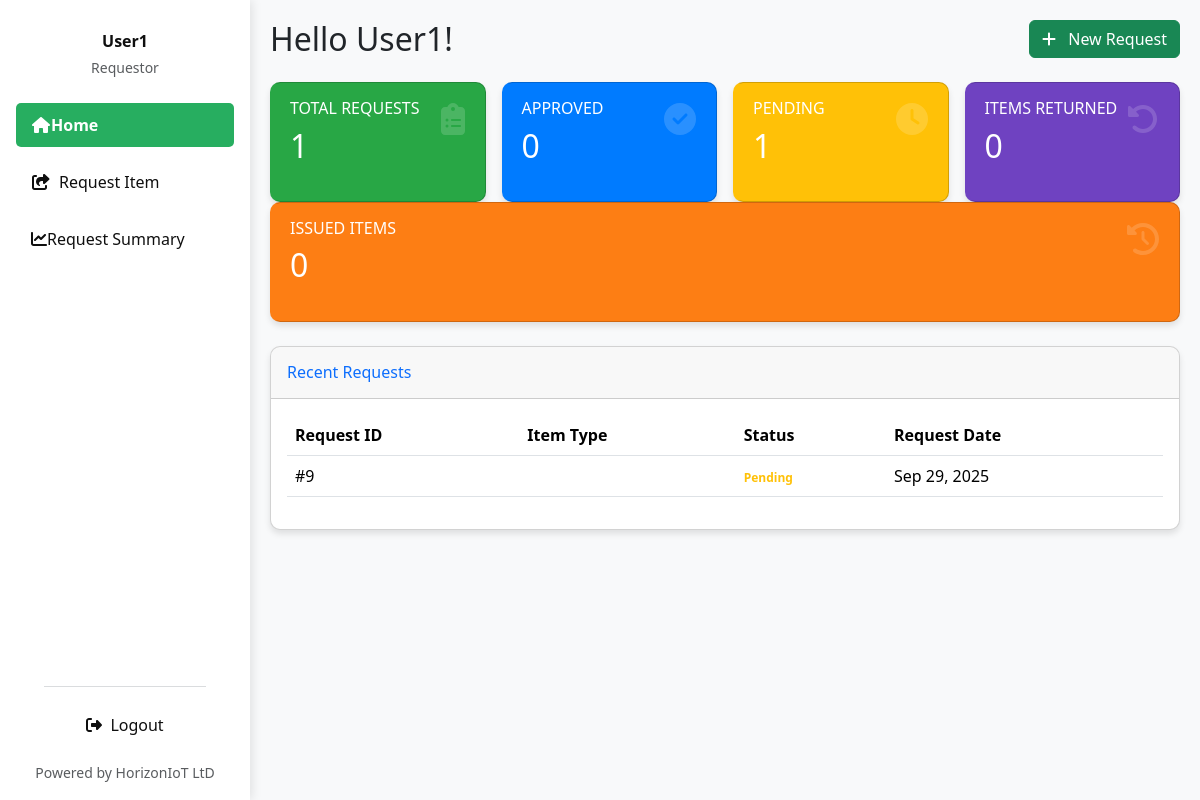
The page / (signed in) on the database as committed earlier.
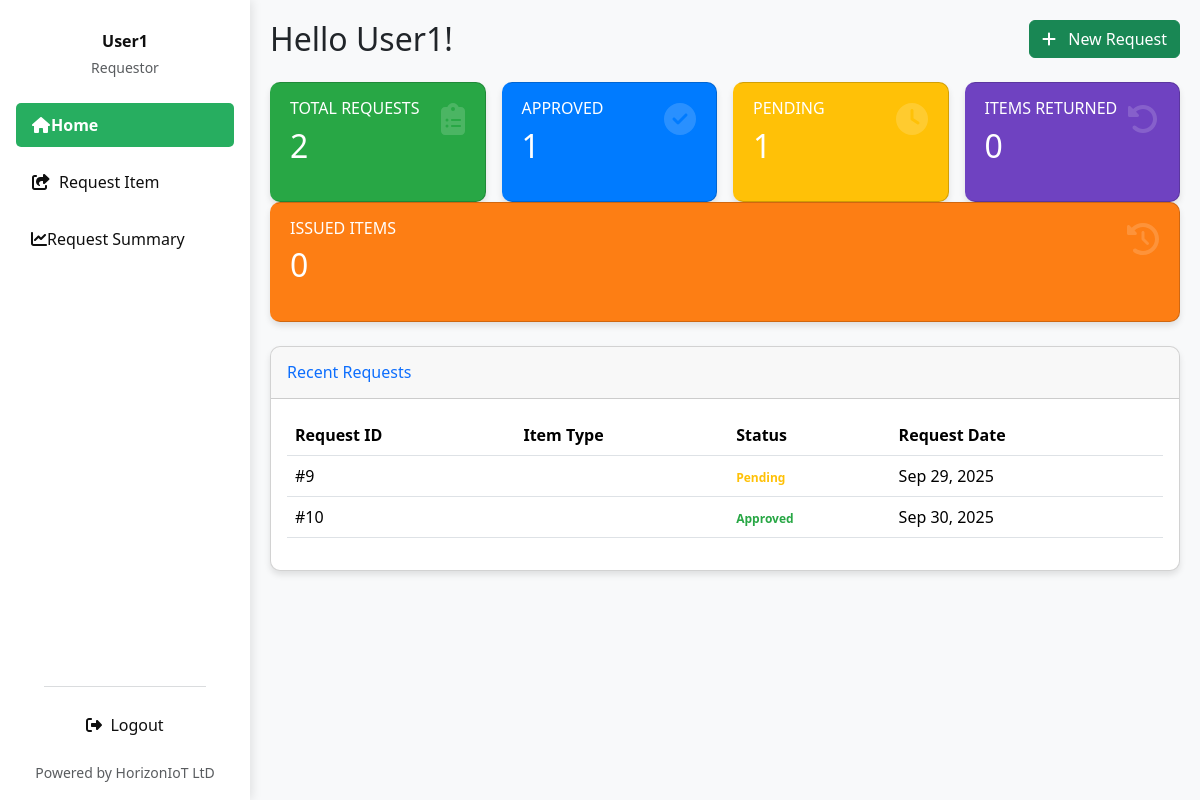
The same page on the database as committed later.
### invent/models.py (models this page shows, shortened)
class DeviceRequest(models.Model):
    device = models.ForeignKey(
        "Device",
        on_delete=models.CASCADE,
        related_name="requests"
    )
    requestor = models.ForeignKey(
        User,
        on_delete=models.CASCADE,
        related_name="device_requests"
    )
    client = models.ForeignKey(
        "Client",
        on_delete=models.CASCADE,
        related_name="client_requests",
        null=True,
        blank=True
    )
    quantity = models.PositiveIntegerField(default=1)
    reason = models.TextField(blank=True, null=True)
    application_date = models.DateField(default=timezone.now)
    STATUS_CHOICES = [
        ('Pending', 'Pending'),
        ('Approved', 'Approved'),
        ('Issued', 'Issued'),
        ('Rejected', 'Rejected'),
        ('Cancelled', 'Cancelled'),
        ('Partially Returned', 'Partially Returned'),
        ('Fully Returned', 'Fully Returned'),
    ]
    status = models.CharField(
        max_length=20, choices=STATUS_CHOICES, default='Pending'
    )
    date_requested = models.DateTimeField(auto_now_add=True)
    date_issued = models.DateTimeField(null=True, blank=True)
    returned_quantity = models.PositiveIntegerField(default=0)
    _original_status = None
    def __init__(self, *args, **kwargs):
        super().__init__(*args, **kwargs)
        self._original_status = self.status

### invent/views.py (the view)
# urls.py: path('', views.requestor_dashboard, name='requestor_dashboard'),
@login_required
def requestor_dashboard(request):
    user_requests = DeviceRequest.objects.filter(requestor=request.user).order_by('id')
    labeled_requests = []
    total_requests_count = user_requests.count()
    for idx, req in enumerate(user_requests, start=1):
        label = total_requests_count - idx + 1
        req.label_id = label
        labeled_requests.append(req)
    device_summary = (
        user_requests
        .values('device__imei_no')
        .annotate(
            total_requested=Count('id'),
            total_approved=Count('id', filter=Q(status='Approved')),
            total_pending=Count('id', filter=Q(status='Pending')),
            total_issued=Count('id', filter=Q(status='Issued')),
            total_fully_returned=Count('id', filter=Q(status='Fully Returned')),
            total_partially_returned=Count('id', filter=Q(status='Partially Returned')),
        )
        .order_by('device__imei_no')
    )
    context = {
        'requests': labeled_requests,
        'total_requests': user_requests.count(),
        'approved_count': user_requests.filter(status='Approved').count(),
        'pending_count': user_requests.filter(status='Pending').count(),
        'issued_count': user_requests.filter(status='Issued').count(),
        'fully_returned_count': user_requests.filter(status='Fully Returned').count(),
        'partially_returned_count': user_requests.filter(status='Partially Returned').count(),
        'device_summary': device_summary,
    }
    return render(request, 'invent/requestor_dashboard.html', context)

### invent/context_processors.py (called while the page is built)
def pending_requests_count(request):
    count = 0  # Default to 0
    if request.user.is_authenticated:
        if request.user.has_perm('invent.can_issue_device'):
            count = DeviceRequest.objects.filter(status='Pending').count()
    return {'pending_requests_count_for_sidebar': count}

### invent/templates/invent/requestor_dashboard.html (shortened to what the changed rows need)
<!DOCTYPE html>
<html lang="en">
<head>
  <link href="https://cdn.jsdelivr.net/npm/bootstrap@5.3.3/dist/css/bootstrap.min.css" rel="stylesheet">
  <link href="https://cdnjs.cloudflare.com/ajax/libs/font-awesome/6.4.0/css/all.min.css" rel="stylesheet">
  <link rel="stylesheet" href="https://cdnjs.cloudflare.com/ajax/libs/animate.css/4.1.1/animate.min.css"/>
</head>
<body class="bg-light">
<div class="d-flex">
  <main class="main-content w-100">
    {% block main_content %}
    <div class="d-flex justify-content-between align-items-center mb-4 flex-wrap">
      <h2 class="greeting mb-3 mb-md-0 animate__animated animate__fadeInLeft">Hello {{ user.first_name|default:user.username }}!</h2>
    </div>
    <div class="card-row mb-4">
      <div class="card-col">
        <div class="card summary-card card-total animate__animated animate__fadeInUp animate__delay-0.2s">
          <div class="card-body">
            <h6 class="text-uppercase mb-2">Total Requests</h6>
            <h2 class="mb-0">{{ total_requests }}</h2>
            <i class="fas fa-clipboard-list card-icon"></i>
          </div>
        </div>
      </div>
      <div class="card-col">
        <div class="card summary-card card-approved animate__animated animate__fadeInUp animate__delay-0.4s">
          <div class="card-body">
            <h6 class="text-uppercase mb-2">Approved</h6>
            <h2 class="mb-0">{{ approved_count }}</h2>
            <i class="fas fa-check-circle card-icon"></i>
          </div>
        </div>
      </div>
      <div class="card-col">
        <div class="card summary-card card-pending animate__animated animate__fadeInUp animate__delay-0.6s">
          <div class="card-body">
            <h2 class="mb-0">{{ pending_count }}</h2>
          </div>
        </div>
      </div>
      <div class="card-col">
        <div class="card summary-card card-returned animate__animated animate__fadeInUp animate__delay-0.8s">
          <div class="card-body">
            <h2 class="mb-0">{{ fully_returned_count }}</h2>
          </div>
        </div>
      </div>
      <div class="card-col">
        <div class="card summary-card card-partial animate__animated animate__fadeInUp animate__delay-1s">
          <div class="card-body">
            <h2 class="mb-0">{{ issued_count }}</h2>
          </div>
        </div>
      </div>
    </div>
    <div class="card data-table animate__animated animate__fadeInUp">
      <div class="card-body">
        <div class="table-responsive">
          <table class="table table-hover">
            <thead>
              <tr>
                <th>Request ID</th>
                <th>Item Type</th>
                <th>Status</th>
                <th>Request Date</th>
              </tr>
            </thead>
            <tbody>
              {% for req in requests %}
              <tr class="table-row-clickable" data-request-id="{{ req.id }}">
                <td>#{{ req.id }}</td>
                <td>{{ req.item.name }}</td>
                <td>
                  {% if req.status == "Approved" %}
                    <span class="badge badge-status-approved">Approved</span>
                  {% elif req.status == "Denied" %}
                    <span class="badge badge-status-denied">Denied</span>
                  {% elif req.status == "Pending" %}
                    <span class="badge badge-status-pending">Pending</span>
                  {% elif req.status == "Issued" %}
                    <span class="badge badge-status-issued">Issued</span>
                  {% elif req.status == "Fully Returned" %}
                    <span class="badge badge-status-fully-returned">Fully Returned</span>
                  {% elif req.status == "Partially Returned" %}
                    <span class="badge badge-status-partially-returned">Partially Returned</span>
                  {% else %}
                    <span class="badge bg-info text-dark">{{ req.status }}</span>
                  {% endif %}
                </td>
                <td>{{ req.date_requested|date:"M d, Y" }}</td>
              </tr>
              {% endfor %}
            </tbody>
          </table>
        </div>
      </div>
    </div>
    {% endblock main_content %}
  </main>
</div>
</body>
</html>

Rows that differ between the two databases and show on the page:
added DeviceRequest: id "10", status "Approved", date_requested "Sep 30, 2025"
Other text that changed with them:
{{ total_requests }}: "1" → "2"
{{ approved_count }}: "0" → "1"
